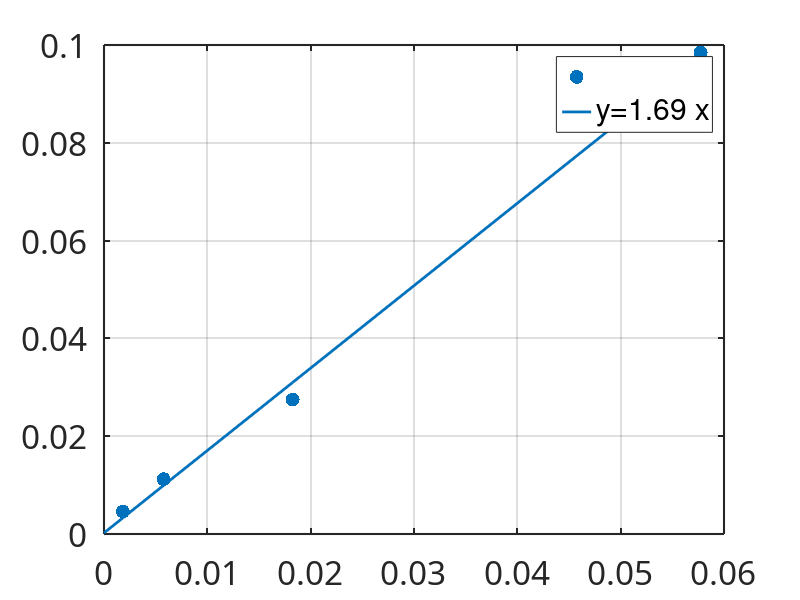

This chart was generated by the following MATLAB code: (Note: this script raises an error after producing the figure.)
dataFCDy = [-1.8392700229319439, -2.2666712462333316, ...
-2.936265422867532, -3.732462126362557, -4.335154531302772, ...
-4.59504045908713, -4.663320886131266, -4.676413580330181, ...
-4.678384780480009, -4.6785644797493005];
dataFCD300 = [-1.92533333, -2.25066667, -2.81333333, -3.61866667, ...
-4.45866667, -4.91066667, -4.71066667, -4.63466667, -4.67866667, ...
-4.65466667];
dataFCD300std = [0.10998434905493162, 0.10999318497407345, ...
   0.10787400057474461, 0.09994078246641859, 0.0809776558115925, ...
   0.06164687970836624, 0.061302165993996946, 0.060433691854056976, ...
   0.058323796045740936, 0.06382415657854762];
dataFCD3000 = [-1.7752, -2.23693333, -2.9272, -3.78, -4.29946667, ...
-4.57386667, -4.68466667, -4.63133333, -4.67386667, -4.7016];
dataFCD3000std = [0.034821765011534354, 0.03477581151701088, ...
   0.03395317839264777, 0.0308792859253458, 0.026703185439055633, ...
   0.022476278590088248, 0.020142792627012143, 0.019755182648648974, ...
   0.019039390902177673, 0.018914680639749215];
dataFCD30000 = [-1.85654667, -2.27029333, -2.90276, -3.73830667, ...
-4.32369333, -4.59130667, -4.66542667, -4.69076, -4.66926667, ...
-4.68890667];
dataFCD30000std = [0.011014023374401011, 0.010986639077095888, ...
   0.010755295854807737, 0.009823111524849427, 0.0083601031824219, ...
   0.007082278674111729, 0.0063924062852384125, 0.006091747445945637,... 
   0.006054848499068054, 0.005985016717944411];
dataFCD300000 = [-1.837912, -2.27214133, -2.94936667, -3.74052133, ...
-4.33484533, -4.59592, -4.66627733, -4.68266267, -4.676156, ...
-4.67461333];
dataFCD300000std = [0.003483767699706316, 0.0034739982565594038,... 
   0.0033900260954948854, 0.003106598235424675, 0.002634154254475872, ...
   0.0022307111991012097, 0.0020239986539125963, ...
   0.0019357055542158841, 0.0019134150846476146, ...
   0.001903216023151145];
N=4;
f=figure;
E0=-4.78086132;
% plot(1:length(dataFCDy),(dataFCDy-E0)./N,'Color','k','LineWidth',2)
% hold on
% e1=errorbar(1:length(dataFCD300),(dataFCD300-E0)./N,dataFCD300std./N,'LineWidth',2)
% e2=errorbar(1:length(dataFCD3000),(dataFCD3000-E0)./N,dataFCD3000std./N,'LineWidth',2)
% e3=errorbar(1:length(dataFCD30000),(dataFCD30000-E0)./N,dataFCD30000std./N,'LineWidth',2)
% e4=errorbar(1:length(dataFCD300000),(dataFCD300000-E0)./N,dataFCD300000std./N,'LineWidth',2)
% e1.Color = '#0072BD';
%  e2.Color='#D95319';
%  e3.Color='#7E2F8E';
%  e4.Color='m';

% 
inv_samplesize=1./sqrt([300,3000,30000,300000]);
x=inv_samplesize;
x0=1./sqrt([300,3000,30000,300000,30000000000000]);
variance_data=[0.393898, 0.109965, 0.0448779, 0.0183739]./N;
y1=variance_data;
P = polyfit(inv_samplesize,variance_data,1);
yfit = polyval(P,x0);
scatter(inv_samplesize,variance_data,100,"filled")
hold on
plot(x0,yfit,'LineWidth',2);
box on
legend('','y=1.69 x')
% eqn = string(" Linear: y = " + "1.69") + "x  ";
% text(min(x),max(y1),eqn,"HorizontalAlignment","left","VerticalAlignment","top",FontSize=18)
%  hold on
% e11=errorbar(1:length(dataFCD300),(dataFCD300-dataFCDy)./N,dataFCD300std./N,'LineWidth',2)
% e21=errorbar(1:length(dataFCD3000),(dataFCD3000-dataFCDy)./N,dataFCD3000std./N,'LineWidth',2)
% e31=errorbar(1:length(dataFCD30000),(dataFCD30000-dataFCDy)./N,dataFCD30000std./N,'LineWidth',2)
% e41=errorbar(1:length(dataFCD300000),(dataFCD300000-dataFCDy)./N,dataFCD300000std./N,'LineWidth',2)
% e11.Color = '#0072BD';
% e21.Color='#D95319';
% e31.Color='#7E2F8E';
% e41.Color='m';
box on
 grid on
 
%legend('C','300','3000','30000','300000')
set(gca, "FontName",'Number of Layers','FontSize',24,'LineWidth',1.5)
% xlabel('$1/{\sqrt M}$','Interpreter','latex',FontSize=28)
% ylabel('(\Delta e_P)^2',FontSize=28)
% 1/\sqrt{M}
xlabel('$1/\sqrt{M}$','Interpreter','latex',FontSize=28)
ylabel('(\Deltae_P)^2',FontSize=28)
%axis([1 10 -0.1 0.1])

% e11=errorbar(1:length(dataFCD300),(dataFCD300-dataFCDy)./N,dataFCD300std./N,'LineWidth',2)
% e21=errorbar(1:length(dataFCD3000),(dataFCD3000-dataFCDy)./N,dataFCD3000std./N,'LineWidth',2)
% e31=errorbar(1:length(dataFCD30000),(dataFCD30000-dataFCDy)./N,dataFCD30000std./N,'LineWidth',2)
% e41=errorbar(1:length(dataFCD300000),(dataFCD300000-dataFCDy)./N,dataFCD300000std./N,'LineWidth',2)
% e11.Color = '#0072BD';
% e21.Color='#D95319';
% e31.Color='#7E2F8E';
% e41.Color='m';
